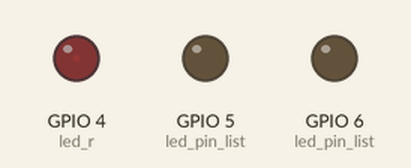
Bench run of a sketch on a simulated ESP32. On the bench: output pins drawn as LEDs (lit = HIGH).

Above: at 0.05 s.
At 1.15 s:
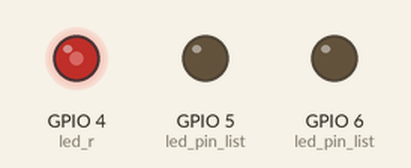
At 2.3 s:
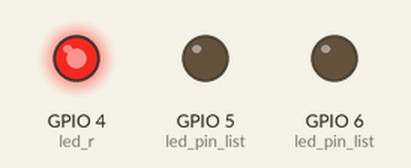
At 4.6 s:
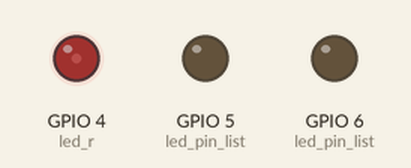
Timing chart, 0 to 6.7 s (numbered marks = the images above):
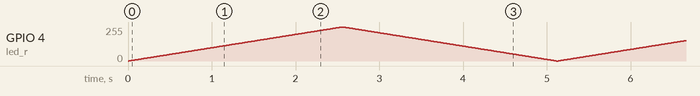

The sketch:

esp32_ch04_pwm.ino
```cpp
int led_r = 4;
int led_y = 5;
int led_g = 6;
int led_pin_list[] = {led_r, led_y, led_g};
int led_pin_length = sizeof(led_pin_list) / sizeof(led_pin_list[0]);

void led_init() {
  for(int i = 0; i < led_pin_length; i++) {
    pinMode(led_pin_list[i], OUTPUT);
  }
}

void led_pwm() {
  for(int i = 0; i < 256; i++) {
    analogWrite(led_r, i);
    delay(10);
  }
  for(int i = 255; i >= 0; i--) {
    analogWrite(led_r, i);
    delay(10);
  }
}

void setup() {
  led_init();
}

void loop() {
  led_pwm();
}
```
